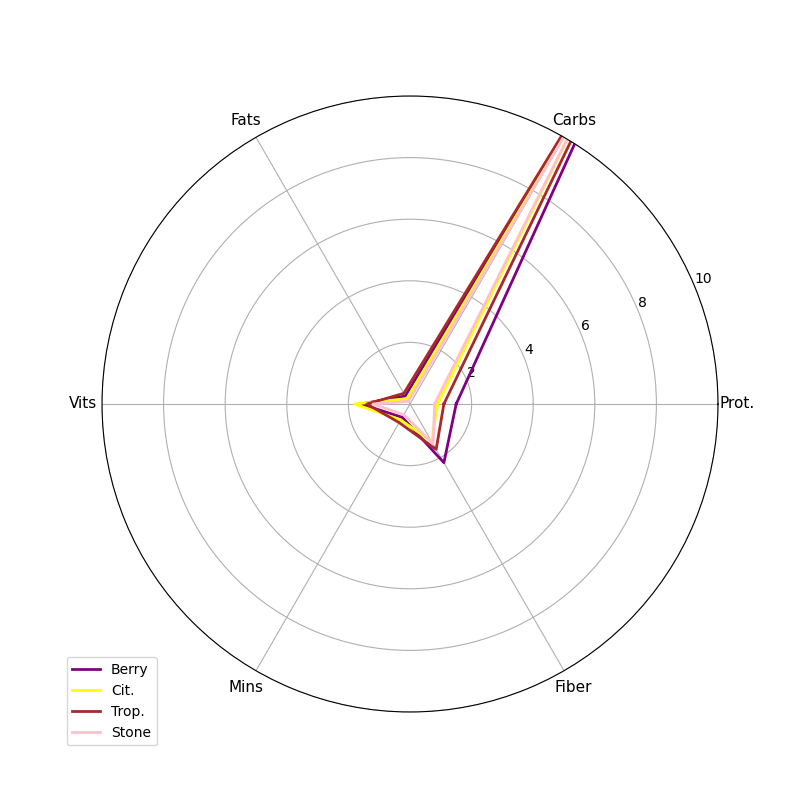

Recreate this plot in Python.
import matplotlib.pyplot as plt
import numpy as np
from math import pi

# Shortened category names
categories = ['Prot.', 'Carbs', 'Fats', 'Vits', 'Mins', 'Fiber']
berries = [1.5, 14.2, 0.3, 1.6, 0.5, 2.2]
citrus = [0.9, 11.8, 0.2, 1.8, 0.6, 1.4]
tropical = [1.1, 13.5, 0.4, 1.4, 0.7, 1.7]
stone_fruits = [0.8, 12.0, 0.1, 1.2, 0.4, 1.5]
N = len(categories)

angles = np.linspace(0, 2 * pi, N, endpoint=False).tolist()
angles += angles[:1]
berries += berries[:1]
citrus += citrus[:1]
tropical += tropical[:1]
stone_fruits += stone_fruits[:1]

fig, ax = plt.subplots(figsize=(8, 8), subplot_kw=dict(polar=True))

# Plot with color descriptions only
ax.plot(angles, berries, color='purple', linewidth=2, label="Berry")
ax.plot(angles, citrus, color='yellow', linewidth=2, label="Cit.")
ax.plot(angles, tropical, color='brown', linewidth=2, label="Trop.")
ax.plot(angles, stone_fruits, color='pink', linewidth=2, label="Stone")

ax.set_xticks(angles[:-1])
ax.set_xticklabels(categories, fontsize=11)
ax.set_ylim(0, 10)

# Add legend with concise labels
ax.legend(loc='upper right', bbox_to_anchor=(0.1, 0.1))

plt.show()
